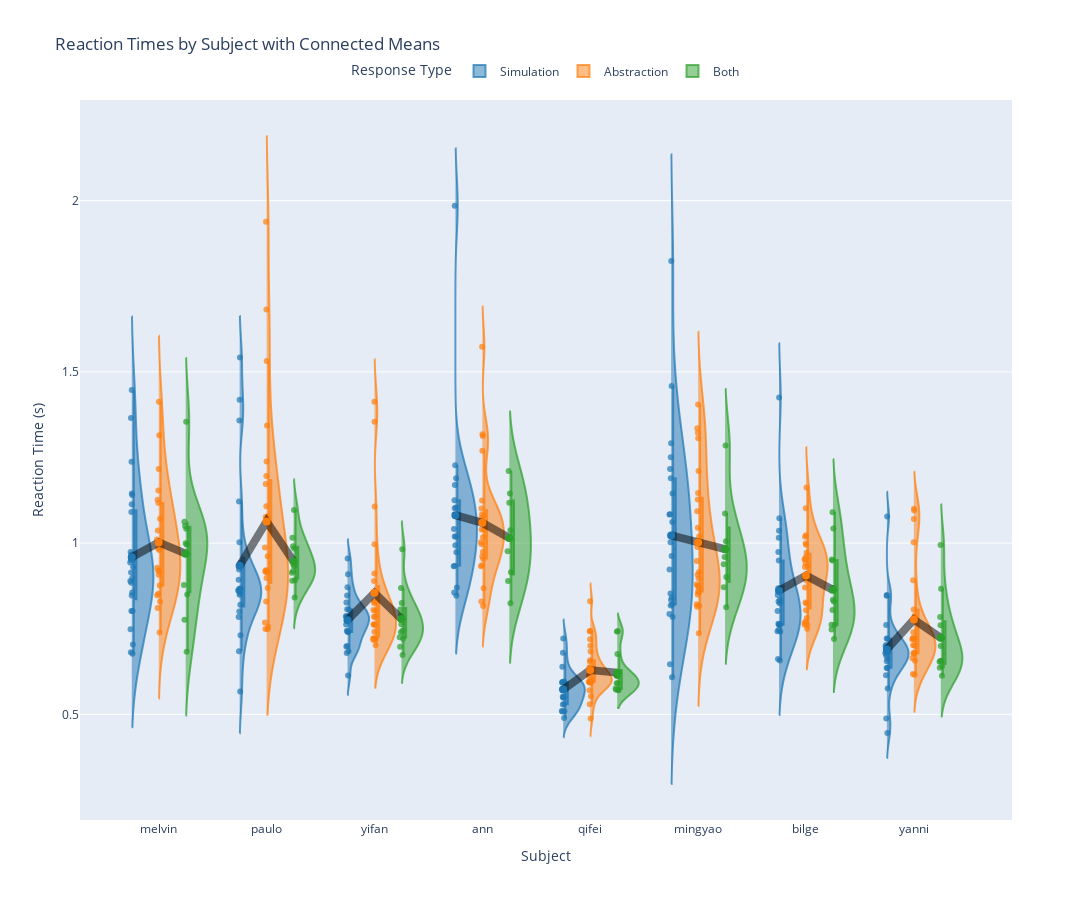

Notebook code cell kept with this figure:
### Code cell
import pandas as pd
import plotly.graph_objects as go
import matplotlib.pyplot as plt
import numpy as np

# Create an empty list to store all data frames
all_data = []

# Define types and their colors
types = ['Simulation', 'Abstraction', 'Both']
type_colors = {
    'Simulation': 'rgba(31, 119, 180, 0.7)',  # Blue
    'Abstraction': 'rgba(255, 127, 14, 0.7)',  # Orange
    'Both': 'rgba(44, 160, 44, 0.7)'  # Green
}

# Store means for each subject and type for line connections
means_data = {sub_name: {} for sub_name in all_sub_names}
positions_data = {sub_name: {} for sub_name in all_sub_names}

# Loop through all subjects
for sub_idx, sub in enumerate(all_sub_dfs):
    # Get your data as before
    rt_dubs = get_rt(sub, hypothesis="both", include_dubtrials="only", return_df=True)
    rt_separate = get_rt(sub, hypothesis="both", include_dubtrials=False, return_df=True)
    sim_rt = rt_separate["simulation"]["rt"]
    abs_rt = rt_separate["abstraction"]["rt"]
    both_rt = rt_dubs["sim + abs"]["rt"]
    
    # Create a DataFrame with a subject column
    sub_name = all_sub_names[sub_idx]
    
    # Calculate means and store them
    means_data[sub_name]['Simulation'] = np.mean(sim_rt)
    means_data[sub_name]['Abstraction'] = np.mean(abs_rt)
    means_data[sub_name]['Both'] = np.mean(both_rt)
    
    sim_df = pd.DataFrame({
        'Reaction Time': sim_rt,
        'Type': 'Simulation',
        'Subject': sub_name
    })
    
    abs_df = pd.DataFrame({
        'Reaction Time': abs_rt,
        'Type': 'Abstraction',
        'Subject': sub_name
    })
    
    both_df = pd.DataFrame({
        'Reaction Time': both_rt,
        'Type': 'Both',
        'Subject': sub_name
    })
    
    # Append all DataFrames to our list
    all_data.extend([sim_df, abs_df, both_df])

# Combine all the data into a single DataFrame
combined_data = pd.concat(all_data, ignore_index=True)

# Create the plot
fig = go.Figure()

# Add all violin plots grouped by Subject and colored by Type
for i, sub_name in enumerate(all_sub_names):
    for j, type_name in enumerate(types):
        subset = combined_data[(combined_data['Subject'] == sub_name) & (combined_data['Type'] == type_name)]
        
        # Calculate position with offset for each type within a subject group
        position = i + (j - 1) * 0.25
        
        # Store position for later line plotting
        positions_data[sub_name][type_name] = position
        
        fig.add_trace(go.Violin(
            x=[position] * len(subset),  # Position on x-axis
            y=subset['Reaction Time'],
            name=f"{type_name}",
            legendgroup=type_name,  # Group legend entries by type
            showlegend=i == 0,      # Only show in legend once per type
            box_visible=True,
            meanline_visible=True,
            points='all',
            jitter=0.1,
            pointpos=0,
            line_color=type_colors[type_name],
            side='positive',
            width=0.4,
            spanmode='soft'
        ))

# Add connecting lines between means for each subject
for sub_name in all_sub_names:
    # Create x and y coordinates for the line
    x_values = [positions_data[sub_name][type_name] for type_name in types]
    y_values = [means_data[sub_name][type_name] for type_name in types]
    
    # Add the connecting line
    fig.add_trace(go.Scatter(
        x=x_values,
        y=y_values,
        mode='lines',
        line=dict(color='rgba(0, 0, 0, 0.5)', width=8, dash='solid'),  # Gray dashed line
        showlegend=False,  # Don't show in legend
        hoverinfo='none'   # Disable hover info for the lines
    ))
    
    # Add markers at each mean point
    fig.add_trace(go.Scatter(
        x=x_values,
        y=y_values,
        mode='markers',
        marker=dict(
            color=['rgba(31, 119, 180, 1)', 'rgba(255, 127, 14, 1)', 'rgba(44, 160, 44, 1)'],  # Match type colors
            size=8
        ),
        showlegend=False,
        hoverinfo='y',
        hovertemplate='Mean: %{y:.3f}s<extra></extra>'
    ))

# Update layout
fig.update_layout(
    title="Reaction Times by Subject with Connected Means",
    yaxis_title="Reaction Time (s)",
    violinmode='overlay',
    height=900,
    width=1600,
    xaxis=dict(
        tickmode='array',
        tickvals=list(range(len(all_sub_names))),
        ticktext=all_sub_names,
        title="Subject"
    ),
    legend_title="Response Type",
    legend=dict(
        orientation="h",
        yanchor="bottom",
        y=1.02,
        xanchor="center",
        x=0.5
    )
)

fig.show()

### Figure 1 — Plotly figure (JSON) as saved in the notebook; plotly's stock layout.template omitted (floating-point values rounded to 4 significant figures)
{"data": [{"box": {"visible": true}, "jitter": 0.1, "legendgroup": "Simulation", "line": {"color": "rgba(31, 119, 180, 0.7)"}, "meanline": {"visible": true}, "name": "Simulation", "pointpos": 0, "points": "all", "showlegend": true, "side": "positive", "spanmode": "soft", "type": "violin", "width": 0.4, "x": [-0.25, -0.25, -0.25, -0.25, -0.25, -0.25, -0.25, -0.25, -0.25, -0.25, -0.25, -0.25, -0.25, -0.25, -0.25, -0.25, -0.25, -0.25, -0.25, -0.25, -0.25, -0.25, -0.25, -0.25, -0.25, -0.25, -0.25, -0.25, -0.25], "y": [1.366, null, 0.8554, 0.847, 1.145, 0.7041, 0.9145, 0.8015, 0.6812, 0.7488, 0.8983, 0.9503, null, 1.238, null, 0.8018, 0.9436, 0.9664, 0.9301, 0.9514, 0.677, 0.9743, 1.141, 0.8891, null, 1.091, 1.447, 0.8843, 1.113]}, {"box": {"visible": true}, "jitter": 0.1, "legendgroup": "Abstraction", "line": {"color": "rgba(255, 127, 14, 0.7)"}, "meanline": {"visible": true}, "name": "Abstraction", "pointpos": 0, "points": "all", "showlegend": true, "side": "positive", "spanmode": "soft", "type": "violin", "width": 0.4, "x": [0, 0, 0, 0, 0, 0, 0, 0, 0, 0, 0, 0, 0, 0, 0, 0, 0, 0, 0, 0, 0, 0, 0, 0, 0, 0], "y": [1.117, 1.315, null, null, 0.984, 0.8475, 0.8759, 0.9176, 0.9074, 1.037, 0.8522, 0.9953, 1.126, null, 1.216, 0.928, 0.7389, 0.9197, 1.413, 0.8296, null, 1.071, 1.154, 0.9801, 0.8104, 1.01]}, {"box": {"visible": true}, "jitter": 0.1, "legendgroup": "Both", "line": {"color": "rgba(44, 160, 44, 0.7)"}, "meanline": {"visible": true}, "name": "Both", "pointpos": 0, "points": "all", "showlegend": true, "side": "positive", "spanmode": "soft", "type": "violin", "width": 0.4, "x": [0.25, 0.25, 0.25, 0.25, 0.25, 0.25, 0.25, 0.25, 0.25, 0.25, 0.25, 0.25, 0.25], "y": [0.776, 0.8495, 0.6824, null, 1.042, 0.9715, 0.9998, 0.8779, 1.05, null, 1.062, 1.355, 0.9956]}, {"box": {"visible": true}, "jitter": 0.1, "legendgroup": "Simulation", "line": {"color": "rgba(31, 119, 180, 0.7)"}, "meanline": {"visible": true}, "name": "Simulation", "pointpos": 0, "points": "all", "showlegend": false, "side": "positive", "spanmode": "soft", "type": "violin", "width": 0.4, "x": [0.75, 0.75, 0.75, 0.75, 0.75, 0.75, 0.75, 0.75, 0.75, 0.75, 0.75, 0.75, 0.75, 0.75, 0.75, 0.75, 0.75, 0.75, 0.75, 0.75, 0.75, 0.75, 0.75, 0.75, 0.75], "y": [null, null, null, 1.542, 1.358, 1.122, null, 1.003, 0.5666, 0.8614, 0.9424, 0.866, 0.9228, 1.418, 0.849, 0.8598, 0.7312, 0.8001, 0.8927, 0.8201, 0.7841, 0.6842, 0.8646, 0.8678, 0.8527]}, {"box": {"visible": true}, "jitter": 0.1, "legendgroup": "Abstraction", "line": {"color": "rgba(255, 127, 14, 0.7)"}, "meanline": {"visible": true}, "name": "Abstraction", "pointpos": 0, "points": "all", "showlegend": false, "side": "positive", "spanmode": "soft", "type": "violin", "width": 0.4, "x": [1, 1, 1, 1, 1, 1, 1, 1, 1, 1, 1, 1, 1, 1, 1, 1, 1, 1, 1, 1, 1, 1, 1, 1, 1, 1, 1, 1], "y": [1.196, 1.939, null, 1.172, 1.239, null, 1.108, 0.9873, 0.9178, 0.919, 0.7487, 0.8691, 0.898, 0.9211, 0.9141, 0.9616, 1.078, 0.8291, null, 0.9163, 0.7683, 0.7491, 1.682, 1.076, 1.343, 0.756, 1.532, null]}, {"box": {"visible": true}, "jitter": 0.1, "legendgroup": "Both", "line": {"color": "rgba(44, 160, 44, 0.7)"}, "meanline": {"visible": true}, "name": "Both", "pointpos": 0, "points": "all", "showlegend": false, "side": "positive", "spanmode": "soft", "type": "violin", "width": 0.4, "x": [1.25, 1.25, 1.25, 1.25, 1.25, 1.25, 1.25, 1.25, 1.25, 1.25, 1.25, 1.25, 1.25], "y": [null, null, 0.9907, 0.9846, 0.9131, 0.9362, 1.016, 1.097, 0.841, 0.9326, 0.8916, 0.9184, 0.8903]}, {"box": {"visible": true}, "jitter": 0.1, "legendgroup": "Simulation", "line": {"color": "rgba(31, 119, 180, 0.7)"}, "meanline": {"visible": true}, "name": "Simulation", "pointpos": 0, "points": "all", "showlegend": false, "side": "positive", "spanmode": "soft", "type": "violin", "width": 0.4, "x": [1.75, 1.75, 1.75, 1.75, 1.75, 1.75, 1.75, 1.75, 1.75, 1.75, 1.75, 1.75, 1.75, 1.75, 1.75, 1.75, 1.75, 1.75, 1.75, 1.75, 1.75, 1.75, 1.75, 1.75], "y": [null, 0.7841, 0.6993, 0.7859, 0.742, 0.7621, 0.9548, 0.7404, 0.8071, 0.7872, 0.6982, 0.9091, 0.613, 0.8265, 0.8467, 0.7854, 0.7833, 0.7441, 0.6791, 0.8054, 0.6844, null, 0.7413, 0.8708]}, {"box": {"visible": true}, "jitter": 0.1, "legendgroup": "Abstraction", "line": {"color": "rgba(255, 127, 14, 0.7)"}, "meanline": {"visible": true}, "name": "Abstraction", "pointpos": 0, "points": "all", "showlegend": false, "side": "positive", "spanmode": "soft", "type": "violin", "width": 0.4, "x": [2, 2, 2, 2, 2, 2, 2, 2, 2, 2, 2, 2, 2, 2, 2, 2, 2, 2, 2, 2, 2, 2, 2, 2, 2], "y": [1.413, 1.354, 1.107, null, 0.7214, 0.8024, 0.9965, 0.9113, 0.8045, 0.7195, 0.7616, 0.7851, 0.7624, 0.7019, 0.741, 0.7622, null, 0.8253, 0.7173, 0.7212, 0.8292, 0.7213, 0.8286, 0.785, 0.8896]}, {"box": {"visible": true}, "jitter": 0.1, "legendgroup": "Both", "line": {"color": "rgba(44, 160, 44, 0.7)"}, "meanline": {"visible": true}, "name": "Both", "pointpos": 0, "points": "all", "showlegend": false, "side": "positive", "spanmode": "soft", "type": "violin", "width": 0.4, "x": [2.25, 2.25, 2.25, 2.25, 2.25, 2.25, 2.25, 2.25, 2.25, 2.25, 2.25, 2.25, 2.25], "y": [0.9821, 0.806, 0.8688, 0.7398, 0.7903, 0.7811, 0.8248, 0.697, 0.7627, 0.7206, 0.7441, 0.7252, 0.6729]}, {"box": {"visible": true}, "jitter": 0.1, "legendgroup": "Simulation", "line": {"color": "rgba(31, 119, 180, 0.7)"}, "meanline": {"visible": true}, "name": "Simulation", "pointpos": 0, "points": "all", "showlegend": false, "side": "positive", "spanmode": "soft", "type": "violin", "width": 0.4, "x": [2.75, 2.75, 2.75, 2.75, 2.75, 2.75, 2.75, 2.75, 2.75, 2.75, 2.75, 2.75, 2.75, 2.75, 2.75, 2.75, 2.75, 2.75, 2.75, 2.75, 2.75], "y": [1.169, null, null, 0.9734, 1.985, 1.104, 0.8464, 1.101, 1.189, 1.082, 0.8706, 0.9338, 1.019, 0.8559, null, 1.227, 1.125, 1.019, 1.041, 0.9939, 0.9321]}, {"box": {"visible": true}, "jitter": 0.1, "legendgroup": "Abstraction", "line": {"color": "rgba(255, 127, 14, 0.7)"}, "meanline": {"visible": true}, "name": "Abstraction", "pointpos": 0, "points": "all", "showlegend": false, "side": "positive", "spanmode": "soft", "type": "violin", "width": 0.4, "x": [3, 3, 3, 3, 3, 3, 3, 3, 3, 3, 3, 3, 3, 3, 3, 3, 3, 3, 3, 3, 3, 3, 3, 3, 3, 3, 3, 3, 3, 3, 3], "y": [null, 1.573, null, null, null, 1.101, null, 1.313, 1.062, null, 1.039, 1.081, 0.868, 1.04, 0.9321, 1.318, 1.269, 0.9969, 0.9738, 1.125, 1.002, 0.9355, 0.9607, 0.9536, 1.017, 1.083, 1.072, 0.8297, null, null, 0.816]}, {"box": {"visible": true}, "jitter": 0.1, "legendgroup": "Both", "line": {"color": "rgba(44, 160, 44, 0.7)"}, "meanline": {"visible": true}, "name": "Both", "pointpos": 0, "points": "all", "showlegend": false, "side": "positive", "spanmode": "soft", "type": "violin", "width": 0.4, "x": [3.25, 3.25, 3.25, 3.25, 3.25, 3.25, 3.25, 3.25, 3.25, 3.25, 3.25, 3.25, 3.25], "y": [null, null, 1.145, null, 0.8246, 1.118, 1.21, 0.9758, null, 0.9149, 0.8892, 1.038, 1.016]}, {"box": {"visible": true}, "jitter": 0.1, "legendgroup": "Simulation", "line": {"color": "rgba(31, 119, 180, 0.7)"}, "meanline": {"visible": true}, "name": "Simulation", "pointpos": 0, "points": "all", "showlegend": false, "side": "positive", "spanmode": "soft", "type": "violin", "width": 0.4, "x": [3.75, 3.75, 3.75, 3.75, 3.75, 3.75, 3.75, 3.75, 3.75, 3.75, 3.75, 3.75, 3.75, 3.75, 3.75, 3.75, 3.75, 3.75, 3.75, 3.75, 3.75], "y": [0.5723, 0.509, 0.5724, 0.5935, 0.5953, 0.5514, 0.4891, 0.5486, 0.5286, null, 0.5749, 0.6796, 0.5095, 0.5305, 0.5085, 0.5508, 0.591, 0.7212, 0.5951, 0.6387, 0.5933]}, {"box": {"visible": true}, "jitter": 0.1, "legendgroup": "Abstraction", "line": {"color": "rgba(255, 127, 14, 0.7)"}, "meanline": {"visible": true}, "name": "Abstraction", "pointpos": 0, "points": "all", "showlegend": false, "side": "positive", "spanmode": "soft", "type": "violin", "width": 0.4, "x": [4, 4, 4, 4, 4, 4, 4, 4, 4, 4, 4, 4, 4, 4, 4, 4, 4, 4, 4, 4, 4, 4, 4, 4, 4, 4, 4, 4], "y": [0.8305, 0.616, 0.5531, 0.5922, 0.6832, 0.658, 0.5991, 0.6119, 0.6539, 0.7429, 0.5958, 0.5704, 0.5956, 0.6364, 0.5932, 0.5945, 0.5953, 0.5296, 0.4878, 0.7431, 0.5951, 0.7001, 0.5945, 0.6358, null, 0.7189, null, 0.6303]}, {"box": {"visible": true}, "jitter": 0.1, "legendgroup": "Both", "line": {"color": "rgba(44, 160, 44, 0.7)"}, "meanline": {"visible": true}, "name": "Both", "pointpos": 0, "points": "all", "showlegend": false, "side": "positive", "spanmode": "soft", "type": "violin", "width": 0.4, "x": [4.25, 4.25, 4.25, 4.25, 4.25, 4.25, 4.25, 4.25, 4.25, 4.25, 4.25, 4.25, 4.25], "y": [0.7421, 0.5716, 0.6132, 0.6119, 0.7428, 0.5715, 0.6142, 0.5906, 0.6759, 0.6124, 0.5905, 0.5755, 0.57]}, {"box": {"visible": true}, "jitter": 0.1, "legendgroup": "Simulation", "line": {"color": "rgba(31, 119, 180, 0.7)"}, "meanline": {"visible": true}, "name": "Simulation", "pointpos": 0, "points": "all", "showlegend": false, "side": "positive", "spanmode": "soft", "type": "violin", "width": 0.4, "x": [4.75, 4.75, 4.75, 4.75, 4.75, 4.75, 4.75, 4.75, 4.75, 4.75, 4.75, 4.75, 4.75, 4.75, 4.75, 4.75, 4.75, 4.75, 4.75, 4.75, 4.75, 4.75, 4.75, 4.75], "y": [1.292, 1.189, null, 1.145, 1.084, 1.084, 0.7929, 0.818, 0.9232, 0.9626, 0.6463, 1.217, 1.459, 0.8337, 1.251, 0.8207, null, 0.853, 1.062, 0.6085, 1.002, 0.7845, 0.8412, 1.823]}, {"box": {"visible": true}, "jitter": 0.1, "legendgroup": "Abstraction", "line": {"color": "rgba(255, 127, 14, 0.7)"}, "meanline": {"visible": true}, "name": "Abstraction", "pointpos": 0, "points": "all", "showlegend": false, "side": "positive", "spanmode": "soft", "type": "violin", "width": 0.4, "x": [5, 5, 5, 5, 5, 5, 5, 5, 5, 5, 5, 5, 5, 5, 5, 5, 5, 5, 5, 5, 5, 5, 5, 5, 5, 5, 5, 5], "y": [null, 1.335, 0.9076, 1.405, 1.127, 0.9888, null, 1.322, 1.146, 1.306, 0.8755, null, 0.7366, 0.8496, 0.8172, 0.8798, 0.8709, 0.9156, 1.093, 0.8215, 0.9474, 1.045, 0.8562, 1.02, 0.859, 1.211, 0.8971, 0.8143]}, {"box": {"visible": true}, "jitter": 0.1, "legendgroup": "Both", "line": {"color": "rgba(44, 160, 44, 0.7)"}, "meanline": {"visible": true}, "name": "Both", "pointpos": 0, "points": "all", "showlegend": false, "side": "positive", "spanmode": "soft", "type": "violin", "width": 0.4, "x": [5.25, 5.25, 5.25, 5.25, 5.25, 5.25, 5.25, 5.25, 5.25], "y": [1.285, 1.005, 0.8125, 0.9597, 1.086, null, 0.9013, 0.9381, 0.871]}, {"box": {"visible": true}, "jitter": 0.1, "legendgroup": "Simulation", "line": {"color": "rgba(31, 119, 180, 0.7)"}, "meanline": {"visible": true}, "name": "Simulation", "pointpos": 0, "points": "all", "showlegend": false, "side": "positive", "spanmode": "soft", "type": "violin", "width": 0.4, "x": [5.75, 5.75, 5.75, 5.75, 5.75, 5.75, 5.75, 5.75, 5.75, 5.75, 5.75, 5.75, 5.75, 5.75, 5.75, 5.75, 5.75, 5.75, 5.75, 5.75, 5.75, 5.75, 5.75], "y": [null, 1.072, 0.8014, 1.036, 0.8245, 0.8683, 0.7616, 0.7644, 1.015, 0.8345, 0.9494, 1.425, 0.7618, 0.8292, 0.868, 0.7627, 0.742, 0.6568, 0.746, 0.6615, 0.8482, 0.9742, 0.7428]}, {"box": {"visible": true}, "jitter": 0.1, "legendgroup": "Abstraction", "line": {"color": "rgba(255, 127, 14, 0.7)"}, "meanline": {"visible": true}, "name": "Abstraction", "pointpos": 0, "points": "all", "showlegend": false, "side": "positive", "spanmode": "soft", "type": "violin", "width": 0.4, "x": [6, 6, 6, 6, 6, 6, 6, 6, 6, 6, 6, 6, 6, 6, 6, 6, 6, 6, 6, 6, 6, 6, 6, 6, 6, 6, 6, 6], "y": [0.8707, 0.7668, 0.9334, 0.9987, 1.023, 0.8266, 0.9416, 0.9302, 0.9953, 0.9526, 0.824, null, 1.102, 0.9716, 0.9018, 1.162, 0.7616, 0.7814, 0.7624, 0.8039, 0.9528, 0.7502, 0.9605, 0.8994, 0.897, 0.8913, 0.7709, 1.018]}, {"box": {"visible": true}, "jitter": 0.1, "legendgroup": "Both", "line": {"color": "rgba(44, 160, 44, 0.7)"}, "meanline": {"visible": true}, "name": "Both", "pointpos": 0, "points": "all", "showlegend": false, "side": "positive", "spanmode": "soft", "type": "violin", "width": 0.4, "x": [6.25, 6.25, 6.25, 6.25, 6.25, 6.25, 6.25, 6.25, 6.25, 6.25, 6.25, 6.25, 6.25, 6.25], "y": [null, 1.09, 0.7198, null, 0.8687, 0.9489, 1.042, 0.805, 0.7475, 0.9521, 0.7613, 0.8298, 0.7611, 0.8347]}, {"box": {"visible": true}, "jitter": 0.1, "legendgroup": "Simulation", "line": {"color": "rgba(31, 119, 180, 0.7)"}, "meanline": {"visible": true}, "name": "Simulation", "pointpos": 0, "points": "all", "showlegend": false, "side": "positive", "spanmode": "soft", "type": "violin", "width": 0.4, "x": [6.75, 6.75, 6.75, 6.75, 6.75, 6.75, 6.75, 6.75, 6.75, 6.75, 6.75, 6.75, 6.75, 6.75, 6.75, 6.75, 6.75, 6.75, 6.75, 6.75, 6.75, 6.75, 6.75, 6.75, 6.75], "y": [null, null, 0.6786, 0.7607, 0.8461, null, 0.7207, 1.077, 0.6809, 0.6552, 0.8482, 0.6811, null, 0.6989, 0.6621, 0.7213, 0.681, 0.4875, 0.4451, 0.7023, 0.5756, 0.6353, 0.6363, 0.6711, 0.6139]}, {"box": {"visible": true}, "jitter": 0.1, "legendgroup": "Abstraction", "line": {"color": "rgba(255, 127, 14, 0.7)"}, "meanline": {"visible": true}, "name": "Abstraction", "pointpos": 0, "points": "all", "showlegend": false, "side": "positive", "spanmode": "soft", "type": "violin", "width": 0.4, "x": [7, 7, 7, 7, 7, 7, 7, 7, 7, 7, 7, 7, 7, 7, 7, 7, 7, 7, 7, 7, 7, 7, 7], "y": [1.07, 1.1, 0.701, 0.6179, 0.7231, 0.6801, 1.002, 0.7215, 0.6786, 0.677, 0.6561, 0.6157, null, 1.095, 0.7881, 0.74, 0.7197, 0.8064, 0.8917, 0.7016, 0.7205, 0.719, 0.6637]}, {"box": {"visible": true}, "jitter": 0.1, "legendgroup": "Both", "line": {"color": "rgba(44, 160, 44, 0.7)"}, "meanline": {"visible": true}, "name": "Both", "pointpos": 0, "points": "all", "showlegend": false, "side": "positive", "spanmode": "soft", "type": "violin", "width": 0.4, "x": [7.25, 7.25, 7.25, 7.25, 7.25, 7.25, 7.25, 7.25, 7.25, 7.25, 7.25, 7.25, 7.25, 7.25], "y": [null, 0.6537, 0.6559, 0.7598, null, 0.6567, 0.6992, 0.8665, 0.9943, 0.784, 0.7215, 0.636, 0.613, 0.6401]}, {"hoverinfo": "none", "line": {"color": "rgba(0, 0, 0, 0.5)", "dash": "solid", "width": 8}, "mode": "lines", "showlegend": false, "type": "scatter", "x": [-0.25, 0, 0.25], "y": [0.9583, 1.002, 0.9692]}, {"hoverinfo": "y", "hovertemplate": "Mean: %{y:.3f}s<extra></extra>", "marker": {"color": ["rgba(31, 119, 180, 1)", "rgba(255, 127, 14, 1)", "rgba(44, 160, 44, 1)"], "size": 8}, "mode": "markers", "showlegend": false, "type": "scatter", "x": [-0.25, 0, 0.25], "y": [0.9583, 1.002, 0.9692]}, {"hoverinfo": "none", "line": {"color": "rgba(0, 0, 0, 0.5)", "dash": "solid", "width": 8}, "mode": "lines", "showlegend": false, "type": "scatter", "x": [0.75, 1, 1.25], "y": [0.9337, 1.063, 0.9464]}, {"hoverinfo": "y", "hovertemplate": "Mean: %{y:.3f}s<extra></extra>", "marker": {"color": ["rgba(31, 119, 180, 1)", "rgba(255, 127, 14, 1)", "rgba(44, 160, 44, 1)"], "size": 8}, "mode": "markers", "showlegend": false, "type": "scatter", "x": [0.75, 1, 1.25], "y": [0.9337, 1.063, 0.9464]}, {"hoverinfo": "none", "line": {"color": "rgba(0, 0, 0, 0.5)", "dash": "solid", "width": 8}, "mode": "lines", "showlegend": false, "type": "scatter", "x": [1.75, 2, 2.25], "y": [0.775, 0.8548, 0.7781]}, {"hoverinfo": "y", "hovertemplate": "Mean: %{y:.3f}s<extra></extra>", "marker": {"color": ["rgba(31, 119, 180, 1)", "rgba(255, 127, 14, 1)", "rgba(44, 160, 44, 1)"], "size": 8}, "mode": "markers", "showlegend": false, "type": "scatter", "x": [1.75, 2, 2.25], "y": [0.775, 0.8548, 0.7781]}, {"hoverinfo": "none", "line": {"color": "rgba(0, 0, 0, 0.5)", "dash": "solid", "width": 8}, "mode": "lines", "showlegend": false, "type": "scatter", "x": [2.75, 3, 3.25], "y": [1.082, 1.059, 1.015]}, {"hoverinfo": "y", "hovertemplate": "Mean: %{y:.3f}s<extra></extra>", "marker": {"color": ["rgba(31, 119, 180, 1)", "rgba(255, 127, 14, 1)", "rgba(44, 160, 44, 1)"], "size": 8}, "mode": "markers", "showlegend": false, "type": "scatter", "x": [2.75, 3, 3.25], "y": [1.082, 1.059, 1.015]}, {"hoverinfo": "none", "line": {"color": "rgba(0, 0, 0, 0.5)", "dash": "solid", "width": 8}, "mode": "lines", "showlegend": false, "type": "scatter", "x": [3.75, 4, 4.25], "y": [0.5727, 0.6291, 0.6217]}, {"hoverinfo": "y", "hovertemplate": "Mean: %{y:.3f}s<extra></extra>", "marker": {"color": ["rgba(31, 119, 180, 1)", "rgba(255, 127, 14, 1)", "rgba(44, 160, 44, 1)"], "size": 8}, "mode": "markers", "showlegend": false, "type": "scatter", "x": [3.75, 4, 4.25], "y": [0.5727, 0.6291, 0.6217]}, {"hoverinfo": "none", "line": {"color": "rgba(0, 0, 0, 0.5)", "dash": "solid", "width": 8}, "mode": "lines", "showlegend": false, "type": "scatter", "x": [4.75, 5, 5.25], "y": [1.022, 1.002, 0.9824]}, {"hoverinfo": "y", "hovertemplate": "Mean: %{y:.3f}s<extra></extra>", "marker": {"color": ["rgba(31, 119, 180, 1)", "rgba(255, 127, 14, 1)", "rgba(44, 160, 44, 1)"], "size": 8}, "mode": "markers", "showlegend": false, "type": "scatter", "x": [4.75, 5, 5.25], "y": [1.022, 1.002, 0.9824]}, {"hoverinfo": "none", "line": {"color": "rgba(0, 0, 0, 0.5)", "dash": "solid", "width": 8}, "mode": "lines", "showlegend": false, "type": "scatter", "x": [5.75, 6, 6.25], "y": [0.8612, 0.9055, 0.8634]}, {"hoverinfo": "y", "hovertemplate": "Mean: %{y:.3f}s<extra></extra>", "marker": {"color": ["rgba(31, 119, 180, 1)", "rgba(255, 127, 14, 1)", "rgba(44, 160, 44, 1)"], "size": 8}, "mode": "markers", "showlegend": false, "type": "scatter", "x": [5.75, 6, 6.25], "y": [0.8612, 0.9055, 0.8634]}, {"hoverinfo": "none", "line": {"color": "rgba(0, 0, 0, 0.5)", "dash": "solid", "width": 8}, "mode": "lines", "showlegend": false, "type": "scatter", "x": [6.75, 7, 7.25], "y": [0.6895, 0.7768, 0.7234]}, {"hoverinfo": "y", "hovertemplate": "Mean: %{y:.3f}s<extra></extra>", "marker": {"color": ["rgba(31, 119, 180, 1)", "rgba(255, 127, 14, 1)", "rgba(44, 160, 44, 1)"], "size": 8}, "mode": "markers", "showlegend": false, "type": "scatter", "x": [6.75, 7, 7.25], "y": [0.6895, 0.7768, 0.7234]}], "layout": {"height": 900, "legend": {"orientation": "h", "title": {"text": "Response Type"}, "x": 0.5, "xanchor": "center", "y": 1.02, "yanchor": "bottom"}, "title": {"text": "Reaction Times by Subject with Connected Means"}, "violinmode": "overlay", "width": 1600, "xaxis": {"tickmode": "array", "ticktext": ["melvin", "paulo", "yifan", "ann", "qifei", "mingyao", "bilge", "yanni"], "tickvals": [0, 1, 2, 3, 4, 5, 6, 7], "title": {"text": "Subject"}}, "yaxis": {"title": {"text": "Reaction Time (s)"}}}}
